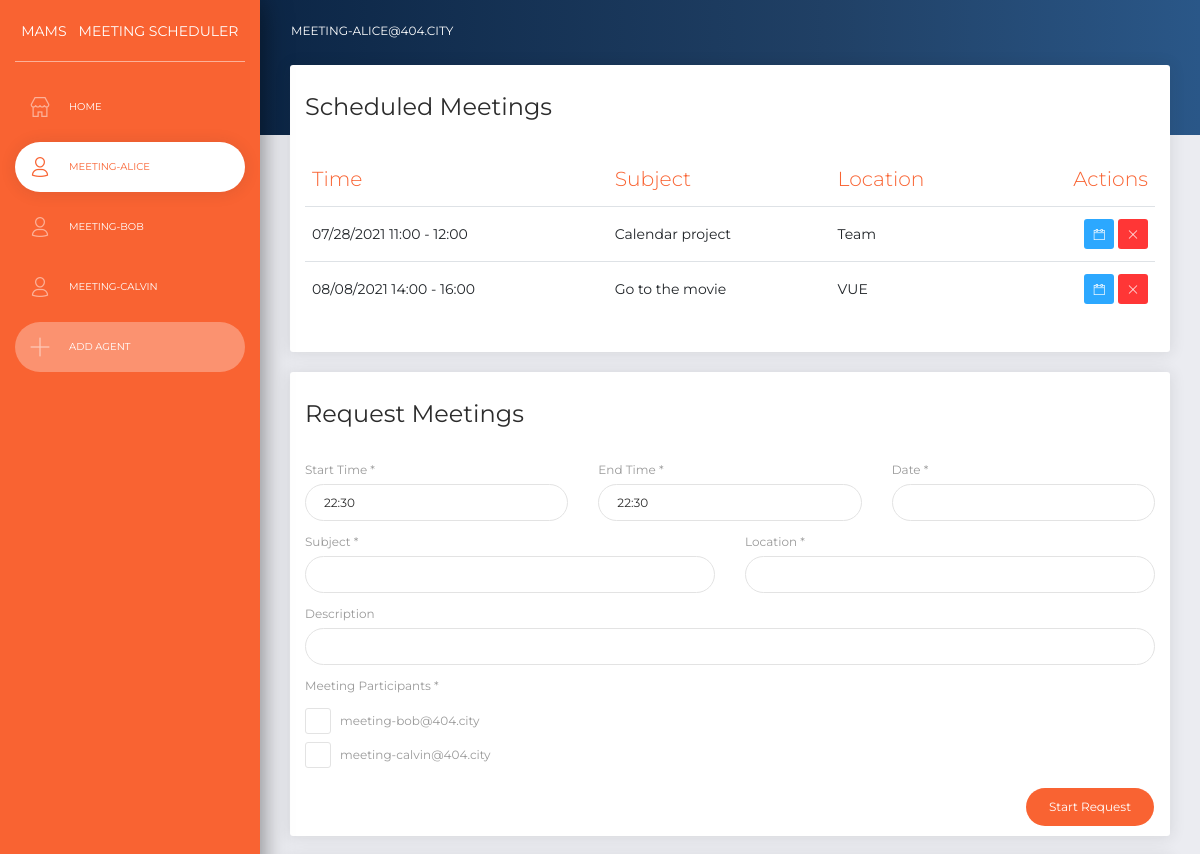
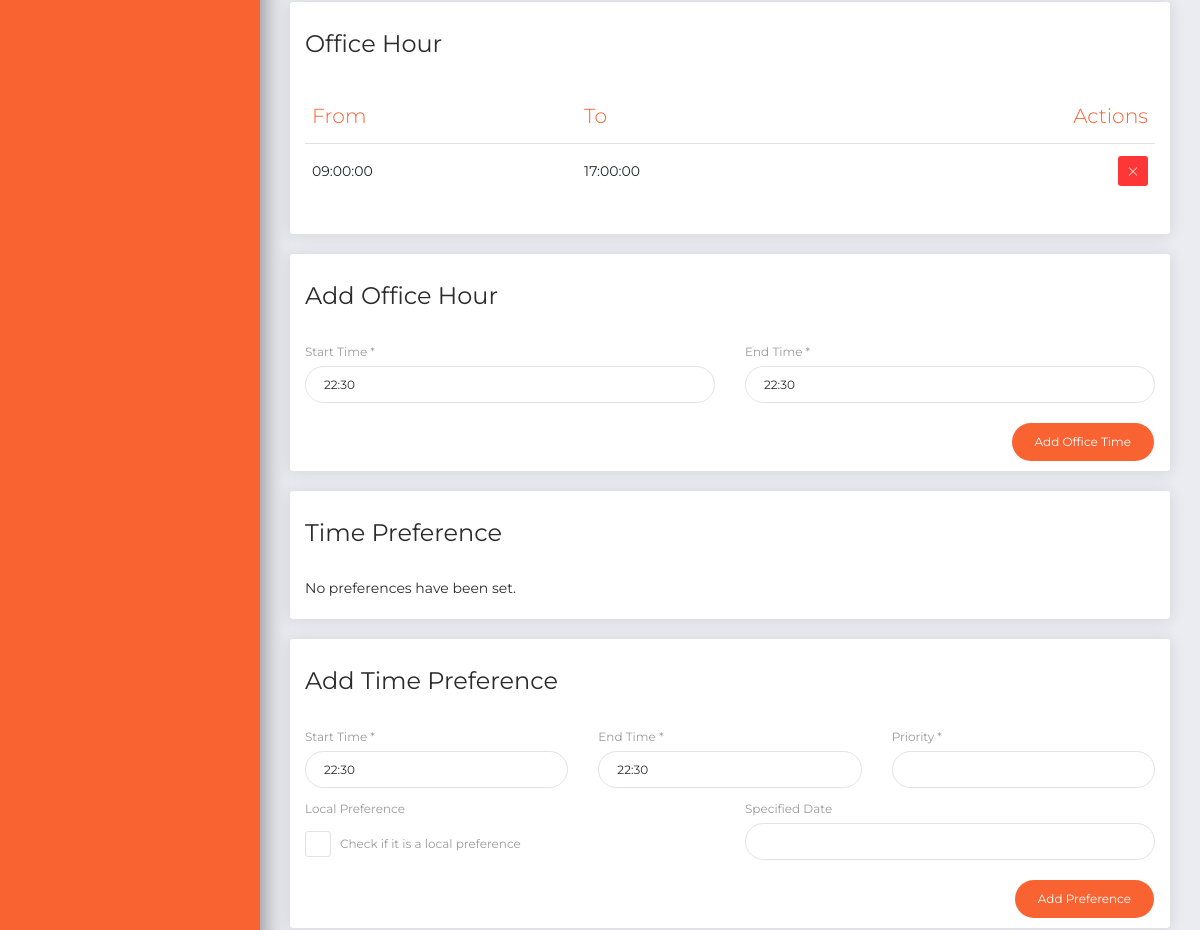
The app's page /agent/1 (upper part), older data (2 pictures, top to bottom).
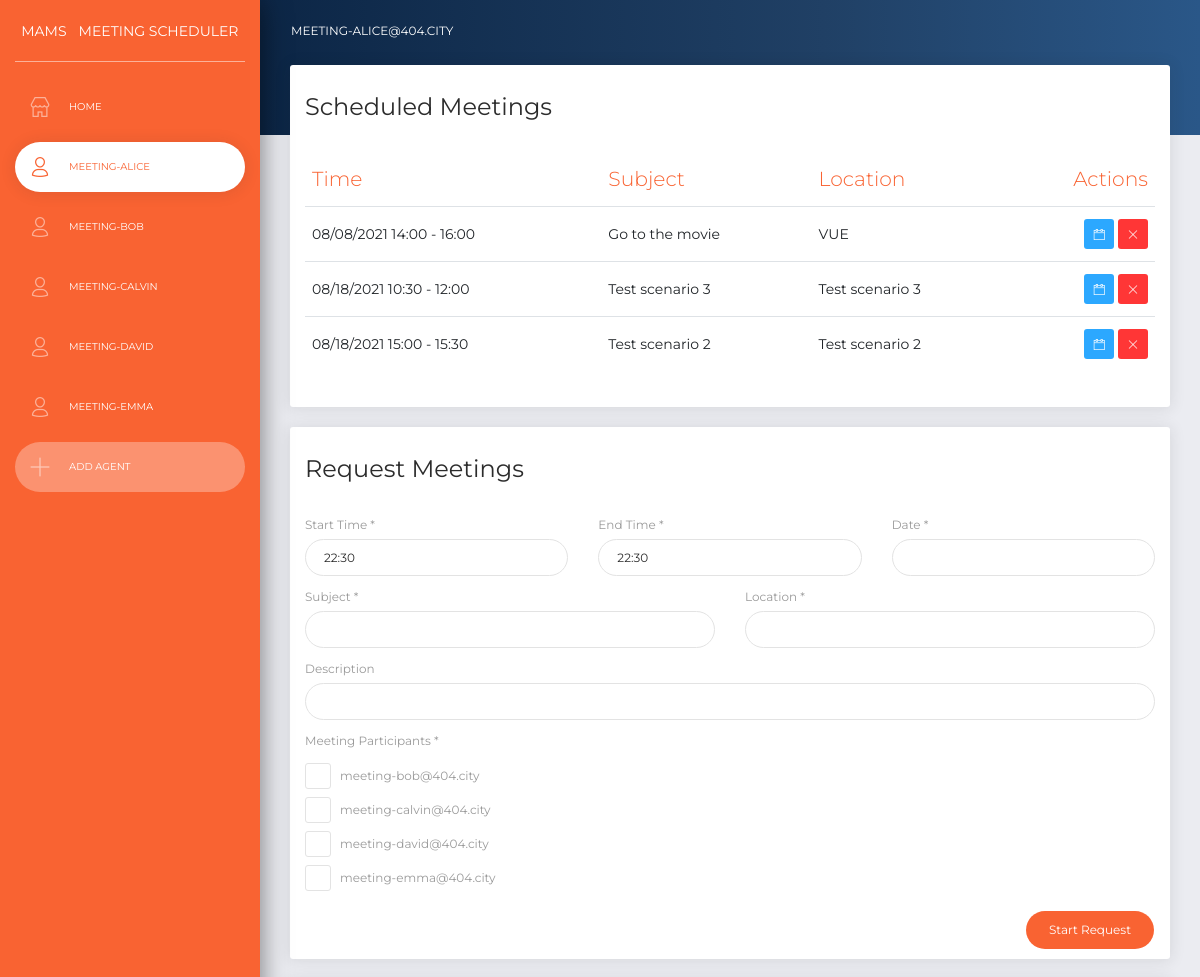
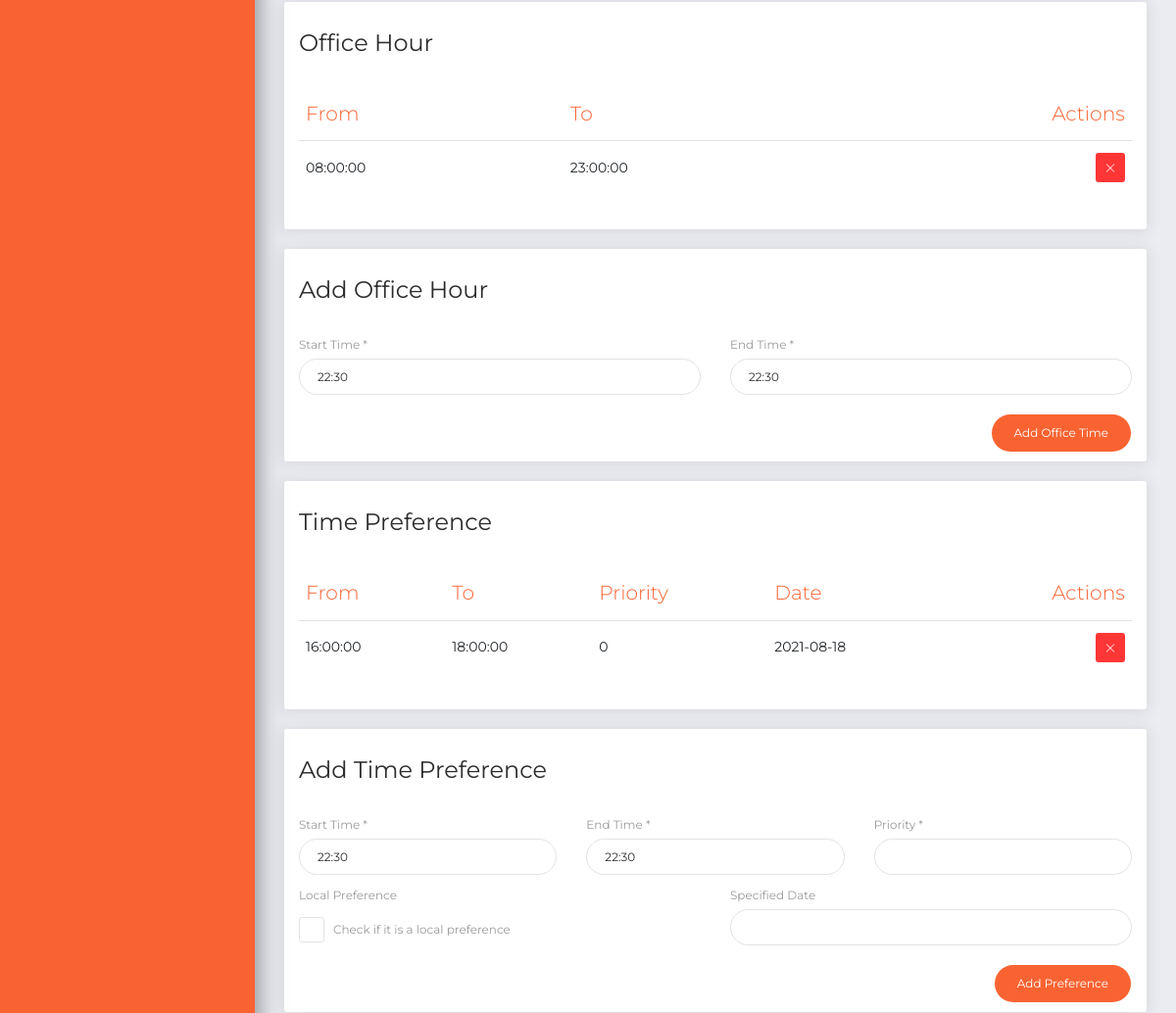
The same page, newer data (2 pictures, top to bottom).
### apps/dbmodels/dbmodels.py (models this page shows, shortened)
class AgentModel(db.Model):
    __tablename__ = 'agent'
    agent_id = db.Column(db.Integer, primary_key=True)
    email = db.Column(db.String(120), nullable=False)
    password = db.Column(db.String(120), nullable=False)
    offices = db.relationship('OfficeModel', backref='agent')
    preferences = db.relationship('PreferenceModel', backref='agent')
    meetings = db.relationship('ScheduleModel', back_populates='agent')

class MeetingModel(db.Model):
    __tablename__ = 'meeting'
    meeting_id = db.Column(db.Integer, primary_key=True)
    start_time = db.Column(db.DateTime, nullable=False)
    end_time = db.Column(db.DateTime, nullable=False)
    subject = db.Column(db.Text, nullable=False)
    location = db.Column(db.Text, nullable=False)
    description = db.Column(db.Text)
    agents = db.relationship('ScheduleModel', back_populates='meeting')

class OfficeModel(db.Model):
    __tablename__ = 'office'
    office_id = db.Column(db.Integer, primary_key=True)
    start_time = db.Column(db.Time, nullable=False)
    end_time = db.Column(db.Time, nullable=False)
    agent_id = db.Column(db.Integer, db.ForeignKey('agent.agent_id'))

class PreferenceModel(db.Model):
    __tablename__ = 'preference'
    preference_id = db.Column(db.Integer, primary_key=True)
    start_time = db.Column(db.Time, nullable=False)
    end_time = db.Column(db.Time, nullable=False)
    priority = db.Column(db.Integer, nullable=False)
    is_local = db.Column(db.Boolean, nullable=False)
    specified_date = db.Column(db.Date)
    agent_id = db.Column(db.Integer, db.ForeignKey('agent.agent_id'))

### app.py (the view)
@app.route('/agent/<int:aid>', methods=['GET'])
def agent(aid):
    agents = AgentModel.query.all()
    agent = AgentModel.query.get(aid)
    others = AgentModel.query.filter(AgentModel.agent_id != agent.agent_id).all()
    mids = []
    for meeting in agent.meetings:
        mids.append(meeting.meeting_id)
    meetings = MeetingModel.query.filter(MeetingModel.meeting_id.in_(mids)).order_by(
        MeetingModel.start_time.asc()).all()
    if len(meetings) == 0:
        meetings = None
    offices = OfficeModel.query.filter(OfficeModel.agent_id == aid).order_by(OfficeModel.start_time.asc()).all()
    if len(offices) == 0:
        offices = None
    preferences = PreferenceModel.query.filter(PreferenceModel.agent_id == aid).order_by(PreferenceModel.is_local.asc(),
                                                                                         PreferenceModel.start_time.asc()).all()
    if len(preferences) == 0:
        preferences = None
    return render_template('agent.html', agents=agents, agent=agent
                           , others=others, meetings=meetings, offices=offices, preferences=preferences)

### app.py (called while the page is built)
@app.template_filter('split_name')
def split_name(email):
    return email.split('@')[0]

@app.template_filter('start_cut')
def start_cut(dt):
    return dt.strftime('%m/%d/%Y %H:%M')

@app.template_filter('end_cut')
def end_cut(dt):
    return dt.strftime('%H:%M')

### templates/agent.html (shortened to what the changed rows need)
{% extends "public.html" %}
{% block content %}
<nav class="navbar navbar-expand-lg navbar-transparent bg-primary navbar-absolute">
    <div class="container-fluid">
        <div class="navbar-wrapper">
            <a id="agent-id" agent-id="{{ agent.agent_id }}" class="navbar-brand" style="pointer-events: none">{{ agent.email }}</a>
        </div>
    </div>
</nav>
<div class="content" style="margin-top: -70px">
    <div class="row">
        <div class="col-md-12">
            <div class="card">
                <div class="card-body">
                    <div class="table-responsive">
                        {% if meetings != None %}
                        <table class="table">
                            <thead class="text-primary">
                                <th>Time</th>
                                <th>Subject</th>
                                <th>Location</th>
                                <th class="text-right">Actions</th>
                            </thead>
                            <tbody>
                                {% for meeting in meetings %}
                                <tr>
                                    <td>{{ meeting.start_time | start_cut }} - {{ meeting.end_time | end_cut }}</td>
                                    <td>{{ meeting.subject }}</td>
                                    <td>{{ meeting.location }}</td>
                                    <td class="td-actions text-right">
                                        <button meeting-id="{{ meeting.meeting_id }}" type="button" rel="tooltip" class="btn btn-info btn-sm btn-icon meeting-detail">
                                            <i class="now-ui-icons ui-1_calendar-60"></i>
                                        </button>
                                        <button meeting-id="{{ meeting.meeting_id }}" type="button" rel="tooltip" class="btn btn-danger btn-sm btn-icon meeting-delete">
                                            <i class="now-ui-icons ui-1_simple-remove"></i>
                                        </button>
                                    </td>
                                </tr>
                                {% endfor %}
                            </tbody>
                        </table>
                        {% endif %}
                    </div>
                </div>
            </div>
        </div>
    </div>
    <div class="row">
        <div class="col-md-12">
            <div class="card">
                <div class="card-body">
                    <div class="row">
                        <div class="col-md-12">
                            <div class="form-group" id="guest-check">
                                {% for other in others %}
                                <div class="form-check" style="padding-left: 0">
                                    <label class="form-check-label">
                                        {{ other.email }}
                                    </label>
                                </div>
                                {% endfor %}
                            </div>
                        </div>
                    </div>
                </div>
            </div>
        </div>
    </div>
    <div class="row">
        <div class="col-md-12">
            <div class="card">
                <div class="card-body">
                    <div class="table-responsive">
                        {% if offices != None %}
                        <table class="table">
                            <thead class="text-primary">
                                <th>From</th>
                                <th>To</th>
                                <th class="text-right">Actions</th>
                            </thead>
                            <tbody>
                                {% for office in offices %}
                                <tr>
                                    <td>{{ office.start_time }}</td>
                                    <td>{{ office.end_time }}</td>
                                    <td class="td-actions text-right">
                                        <button office-id="{{ office.office_id }}" type="button" rel="tooltip" class="btn btn-danger btn-sm btn-icon office-delete">
                                            <i class="now-ui-icons ui-1_simple-remove"></i>
                                        </button>
                                    </td>
                                </tr>
                                {% endfor %}
                            </tbody>
                        </table>
                        {% endif %}
                    </div>
                </div>
            </div>
        </div>
    </div>
    <div class="row">
        <div class="col-md-12">
            <div class="card">
                <div class="card-body">
                    <div class="table-responsive">
                        {% if preferences != None %}
                        <table class="table">
                            <thead class="text-primary">
                                <th>From</th>
                                <th>To</th>
                                <th>Priority</th>
                                <th>Date</th>
                                <th class="text-right">Actions</th>
                            </thead>
                            <tbody>
                                {% for preference in preferences %}
                                <tr>
                                    <td>{{ preference.start_time }}</td>
                                    <td>{{ preference.end_time }}</td>
                                    <td>{{ preference.priority }}</td>
                                    {% if preference.is_local %}
                                        <td>{{ preference.specified_date }}</td>
                                    {% else %}
                                    <td>Global</td>
                                    {% endif %}
                                    <td class="td-actions text-right">
                                        <button preference-id="{{ preference.preference_id }}" type="button" rel="tooltip" class="btn btn-danger btn-sm btn-icon preference-delete">
                                            <i class="now-ui-icons ui-1_simple-remove"></i>
                                        </button>
                                    </td>
                                </tr>
                                {% endfor %}
                            </tbody>
                        </table>
                        {% endif %}
                        {% if preferences == None %}
                        No preferences have been set.
                        {% endif %}
                    </div>
                </div>
            </div>
        </div>
    </div>
</div>
{% endblock %}

### templates/public.html (shortened to what this page needs)
<!DOCTYPE html>
<html lang="en">
<head>
    <link rel="stylesheet" href="https://use.fontawesome.com/releases/v5.7.1/css/all.css">
    <link href="/css/bootstrap.min.css" rel="stylesheet">
    <link href="/css/now-ui-dashboard.css" rel="stylesheet">
    <link href="/css/bootstrap-datepicker.css" rel="stylesheet">
    <link href="/css/bootstrap-timepicker.css" rel="stylesheet">
</head>
<body>
    <div class="wrapper">
        <div class="sidebar" data-color="orange">
            <div class="logo">
                <a class="simple-text logo-mini" style="pointer-events: none; width: auto">MAMS</a>
                <a class="simple-text logo-normal" style="pointer-events: none">Meeting Scheduler</a>
            </div>
            <div class="sidebar-wrapper" id="sidebar-wrapper">
                <ul class="nav" id="agent-list">
                    <li {% if agent == None %} class="active" {% endif %}>
                        <a href="\">
                            <i class="now-ui-icons shopping_shop"></i>
                            <p>Home</p>
                        </a>
                    </li>
                    {% for item in agents %}
                    <li {% if agent != None %}{% if item.agent_id == agent.agent_id %} class="active" {% endif %}{% endif %}>
                        <a href="/agent/{{ item.agent_id }}">
                            <i class="now-ui-icons users_single-02"></i>
                            <p>{{ item.email | split_name }}</p>
                        </a>
                    </li>
                    {% endfor %}
                    <li>
                        <a id="agent-add" style="background: rgba(255,255,255,0.3)">
                            <i class="now-ui-icons ui-1_simple-add"></i>
                            <p>Add Agent</p>
                        </a>
                    </li>
                </ul>
            </div>
        </div>
        <div class="main-panel" id="main-panel">
            {% block content %}
            {% endblock %}
        </div>
    </div>
</body>
</html>

Row changes from the older to the newer data that the page shows:
removed MeetingModel: start_time|start_cut "07/28/2021 11:00", end_time|end_cut "12:00", subject "Calendar project", location "Team"
removed OfficeModel: start_time "09:00:00", end_time "17:00:00"
added AgentModel: email|split_name "MEETING-DAVID", email "meeting-david@404.city"
added AgentModel: email|split_name "MEETING-EMMA", email "meeting-emma@404.city"
added MeetingModel: start_time|start_cut "08/18/2021 10:30", end_time|end_cut "12:00", subject "Test scenario 3", location "Test scenario 3"
added MeetingModel: start_time|start_cut "08/18/2021 15:00", end_time|end_cut "15:30", subject "Test scenario 2", location "Test scenario 2"
added OfficeModel: start_time "08:00:00", end_time "23:00:00"
added PreferenceModel: start_time "16:00:00", end_time "18:00:00", priority "0", specified_date "2021-08-18"
Text that changed along with them:
text no longer shown: "No preferences have been set."
text now shown: "From To Priority Date Actions"
